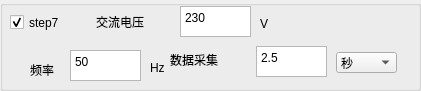
  <widget class="QGroupBox" name="groupBox_10">
   <property name="geometry">
    <rect>
     <x>0</x>
     <y>690</y>
     <width>421</width>
     <height>91</height>
    </rect>
   </property>
   <property name="title">
    <string/>
   </property>
   <widget class="QLabel" name="label_33">
    <property name="geometry">
     <rect>
      <x>170</x>
      <y>50</y>
      <width>71</width>
      <height>20</height>
     </rect>
    </property>
    <property name="text">
     <string>数据采集</string>
    </property>
   </widget>
   <widget class="QLabel" name="label_30">
    <property name="geometry">
     <rect>
      <x>96</x>
      <y>12</y>
      <width>71</width>
      <height>20</height>
     </rect>
    </property>
    <property name="text">
     <string>交流电压</string>
    </property>
   </widget>
   <widget class="QCheckBox" name="checkBox_S7">
    <property name="geometry">
     <rect>
      <x>10</x>
      <y>12</y>
      <width>81</width>
      <height>21</height>
     </rect>
    </property>
    <property name="text">
     <string>step7</string>
    </property>
    <property name="checked">
     <bool>true</bool>
    </property>
   </widget>
   <widget class="QTextEdit" name="textEdit_S7_AC_VOLT">
    <property name="geometry">
     <rect>
      <x>180</x>
      <y>6</y>
      <width>71</width>
      <height>31</height>
     </rect>
    </property>
    <property name="html">
     <string>&lt;!DOCTYPE HTML PUBLIC &quot;-//W3C//DTD HTML 4.0//EN&quot; &quot;http://www.w3.org/TR/REC-html40/strict.dtd&quot;&gt;
&lt;html&gt;&lt;head&gt;&lt;meta name=&quot;qrichtext&quot; content=&quot;1&quot; /&gt;&lt;style type=&quot;text/css&quot;&gt;
p, li { white-space: pre-wrap; }
&lt;/style&gt;&lt;/head&gt;&lt;body style=&quot; font-family:'宋体'; font-size:10pt; font-weight:400; font-style:normal;&quot;&gt;
&lt;p style=&quot; margin-top:0px; margin-bottom:0px; margin-left:0px; margin-right:0px; -qt-block-indent:0; text-indent:0px;&quot;&gt;&lt;span style=&quot; font-family:'SimSun'; font-size:9pt;&quot;&gt;230&lt;/span&gt;&lt;/p&gt;&lt;/body&gt;&lt;/html&gt;</string>
    </property>
   </widget>
   <widget class="QLabel" name="label_29">
    <property name="geometry">
     <rect>
      <x>260</x>
      <y>16</y>
      <width>16</width>
      <height>16</height>
     </rect>
    </property>
    <property name="text">
     <string>V</string>
    </property>
   </widget>
   <widget class="QLabel" name="label_40">
    <property name="geometry">
     <rect>
      <x>150</x>
      <y>60</y>
      <width>20</width>
      <height>16</height>
     </rect>
    </property>
    <property name="text">
     <string>Hz</string>
    </property>
   </widget>
   <widget class="QTextEdit" name="textEdit_S7_AC_FR">
    <property name="geometry">
     <rect>
      <x>70</x>
      <y>50</y>
      <width>71</width>
      <height>31</height>
     </rect>
    </property>
    <property name="html">
     <string>&lt;!DOCTYPE HTML PUBLIC &quot;-//W3C//DTD HTML 4.0//EN&quot; &quot;http://www.w3.org/TR/REC-html40/strict.dtd&quot;&gt;
&lt;html&gt;&lt;head&gt;&lt;meta name=&quot;qrichtext&quot; content=&quot;1&quot; /&gt;&lt;style type=&quot;text/css&quot;&gt;
p, li { white-space: pre-wrap; }
&lt;/style&gt;&lt;/head&gt;&lt;body style=&quot; font-family:'宋体'; font-size:10pt; font-weight:400; font-style:normal;&quot;&gt;
&lt;p style=&quot; margin-top:0px; margin-bottom:0px; margin-left:0px; margin-right:0px; -qt-block-indent:0; text-indent:0px;&quot;&gt;&lt;span style=&quot; font-family:'SimSun'; font-size:9pt;&quot;&gt;50&lt;/span&gt;&lt;/p&gt;&lt;/body&gt;&lt;/html&gt;</string>
    </property>
   </widget>
   <widget class="QLabel" name="label_41">
    <property name="geometry">
     <rect>
      <x>30</x>
      <y>59</y>
      <width>41</width>
      <height>21</height>
     </rect>
    </property>
    <property name="text">
     <string>频率</string>
    </property>
   </widget>
   <widget class="QTextEdit" name="textEdit_S7_TIME">
    <property name="geometry">
     <rect>
      <x>256</x>
      <y>46</y>
      <width>71</width>
      <height>31</height>
     </rect>
    </property>
    <property name="html">
     <string>&lt;!DOCTYPE HTML PUBLIC &quot;-//W3C//DTD HTML 4.0//EN&quot; &quot;http://www.w3.org/TR/REC-html40/strict.dtd&quot;&gt;
&lt;html&gt;&lt;head&gt;&lt;meta name=&quot;qrichtext&quot; content=&quot;1&quot; /&gt;&lt;style type=&quot;text/css&quot;&gt;
p, li { white-space: pre-wrap; }
&lt;/style&gt;&lt;/head&gt;&lt;body style=&quot; font-family:'宋体'; font-size:10pt; font-weight:400; font-style:normal;&quot;&gt;
&lt;p style=&quot; margin-top:0px; margin-bottom:0px; margin-left:0px; margin-right:0px; -qt-block-indent:0; text-indent:0px;&quot;&gt;&lt;span style=&quot; font-family:'SimSun'; font-size:9pt;&quot;&gt;2.5&lt;/span&gt;&lt;/p&gt;&lt;/body&gt;&lt;/html&gt;</string>
    </property>
   </widget>
   <widget class="QComboBox" name="comboBox_S7_TIME">
    <property name="geometry">
     <rect>
      <x>336</x>
      <y>52</y>
      <width>61</width>
      <height>21</height>
     </rect>
    </property>
    <item>
     <property name="text">
      <string>秒</string>
     </property>
    </item>
    <item>
     <property name="text">
      <string>毫秒</string>
     </property>
    </item>
    <item>
     <property name="text">
      <string>分钟</string>
     </property>
    </item>
   </widget>
  </widget>
